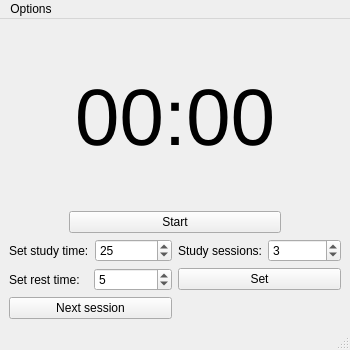
<?xml version="1.0" encoding="UTF-8"?>
<ui version="4.0">
 <class>mainwindow</class>
 <widget class="QMainWindow" name="mainwindow">
  <property name="geometry">
   <rect>
    <x>0</x>
    <y>0</y>
    <width>350</width>
    <height>350</height>
   </rect>
  </property>
  <property name="minimumSize">
   <size>
    <width>350</width>
    <height>350</height>
   </size>
  </property>
  <property name="maximumSize">
   <size>
    <width>350</width>
    <height>350</height>
   </size>
  </property>
  <property name="windowTitle">
   <string>Simple Pomodoro Timer</string>
  </property>
  <widget class="QWidget" name="centralwidget">
   <property name="sizePolicy">
    <sizepolicy hsizetype="Preferred" vsizetype="Preferred">
     <horstretch>0</horstretch>
     <verstretch>0</verstretch>
    </sizepolicy>
   </property>
   <property name="maximumSize">
    <size>
     <width>16777215</width>
     <height>16777215</height>
    </size>
   </property>
   <layout class="QVBoxLayout" name="verticalLayout_2">
    <item>
     <spacer name="verticalSpacer_2">
      <property name="orientation">
       <enum>Qt::Vertical</enum>
      </property>
      <property name="sizeHint" stdset="0">
       <size>
        <width>20</width>
        <height>40</height>
       </size>
      </property>
     </spacer>
    </item>
    <item>
     <widget class="QLabel" name="labelTimer">
      <property name="enabled">
       <bool>true</bool>
      </property>
      <property name="sizePolicy">
       <sizepolicy hsizetype="Minimum" vsizetype="Minimum">
        <horstretch>0</horstretch>
        <verstretch>0</verstretch>
       </sizepolicy>
      </property>
      <property name="maximumSize">
       <size>
        <width>16777215</width>
        <height>16777215</height>
       </size>
      </property>
      <property name="font">
       <font>
        <pointsize>60</pointsize>
       </font>
      </property>
      <property name="layoutDirection">
       <enum>Qt::LeftToRight</enum>
      </property>
      <property name="autoFillBackground">
       <bool>false</bool>
      </property>
      <property name="frameShape">
       <enum>QFrame::NoFrame</enum>
      </property>
      <property name="text">
       <string>00:00</string>
      </property>
      <property name="alignment">
       <set>Qt::AlignCenter</set>
      </property>
     </widget>
    </item>
    <item>
     <spacer name="verticalSpacer">
      <property name="orientation">
       <enum>Qt::Vertical</enum>
      </property>
      <property name="sizeHint" stdset="0">
       <size>
        <width>20</width>
        <height>40</height>
       </size>
      </property>
     </spacer>
    </item>
    <item>
     <layout class="QVBoxLayout" name="verticalLayout">
      <property name="sizeConstraint">
       <enum>QLayout::SetDefaultConstraint</enum>
      </property>
      <property name="leftMargin">
       <number>60</number>
      </property>
      <property name="rightMargin">
       <number>60</number>
      </property>
      <item>
       <widget class="QPushButton" name="pushBtnStart">
        <property name="cursor">
         <cursorShape>PointingHandCursor</cursorShape>
        </property>
        <property name="text">
         <string>Start</string>
        </property>
       </widget>
      </item>
     </layout>
    </item>
    <item>
     <layout class="QGridLayout" name="gridLayout">
      <property name="leftMargin">
       <number>0</number>
      </property>
      <property name="rightMargin">
       <number>0</number>
      </property>
      <item row="0" column="0">
       <layout class="QHBoxLayout" name="horizontalLayout">
        <item>
         <widget class="QLabel" name="labelStudyTime">
          <property name="sizePolicy">
           <sizepolicy hsizetype="Preferred" vsizetype="Preferred">
            <horstretch>0</horstretch>
            <verstretch>0</verstretch>
           </sizepolicy>
          </property>
          <property name="text">
           <string>Set study time:</string>
          </property>
         </widget>
        </item>
        <item>
         <widget class="QSpinBox" name="spinBoxStudyTime">
          <property name="maximum">
           <number>480</number>
          </property>
          <property name="value">
           <number>25</number>
          </property>
         </widget>
        </item>
       </layout>
      </item>
      <item row="0" column="1">
       <layout class="QHBoxLayout" name="horizontalLayout_3">
        <item>
         <widget class="QLabel" name="labelStudySession">
          <property name="text">
           <string>Study sessions:</string>
          </property>
         </widget>
        </item>
        <item>
         <widget class="QSpinBox" name="spinBoxSession">
          <property name="minimum">
           <number>1</number>
          </property>
          <property name="maximum">
           <number>25</number>
          </property>
          <property name="value">
           <number>3</number>
          </property>
         </widget>
        </item>
       </layout>
      </item>
      <item row="1" column="0">
       <layout class="QHBoxLayout" name="horizontalLayout_2">
        <item>
         <widget class="QLabel" name="labelRestTime">
          <property name="text">
           <string>Set rest time:</string>
          </property>
         </widget>
        </item>
        <item>
         <widget class="QSpinBox" name="spinBoxRestTime">
          <property name="maximum">
           <number>480</number>
          </property>
          <property name="value">
           <number>5</number>
          </property>
         </widget>
        </item>
       </layout>
      </item>
      <item row="1" column="1">
       <layout class="QHBoxLayout" name="horizontalLayout_4">
        <item>
         <widget class="QPushButton" name="pushBtnSetTime">
          <property name="text">
           <string>Set</string>
          </property>
         </widget>
        </item>
       </layout>
      </item>
      <item row="2" column="0">
       <widget class="QPushButton" name="pushBtnNext">
        <property name="text">
         <string>Next session</string>
        </property>
       </widget>
      </item>
     </layout>
    </item>
   </layout>
  </widget>
  <widget class="QStatusBar" name="statusBar"/>
  <widget class="QMenuBar" name="menuBar">
   <property name="geometry">
    <rect>
     <x>0</x>
     <y>0</y>
     <width>350</width>
     <height>20</height>
    </rect>
   </property>
   <widget class="QMenu" name="menuOptions">
    <property name="title">
     <string>Options</string>
    </property>
    <addaction name="actionShow_seconds"/>
    <addaction name="actionAutostart_next_session"/>
   </widget>
   <addaction name="menuOptions"/>
  </widget>
  <action name="actionShow_seconds">
   <property name="checkable">
    <bool>true</bool>
   </property>
   <property name="checked">
    <bool>true</bool>
   </property>
   <property name="text">
    <string>Show seconds</string>
   </property>
  </action>
  <action name="actionAutostart_next_session">
   <property name="checkable">
    <bool>true</bool>
   </property>
   <property name="checked">
    <bool>true</bool>
   </property>
   <property name="text">
    <string>Autostart next session</string>
   </property>
  </action>
 </widget>
 <resources/>
 <connections/>
</ui>
